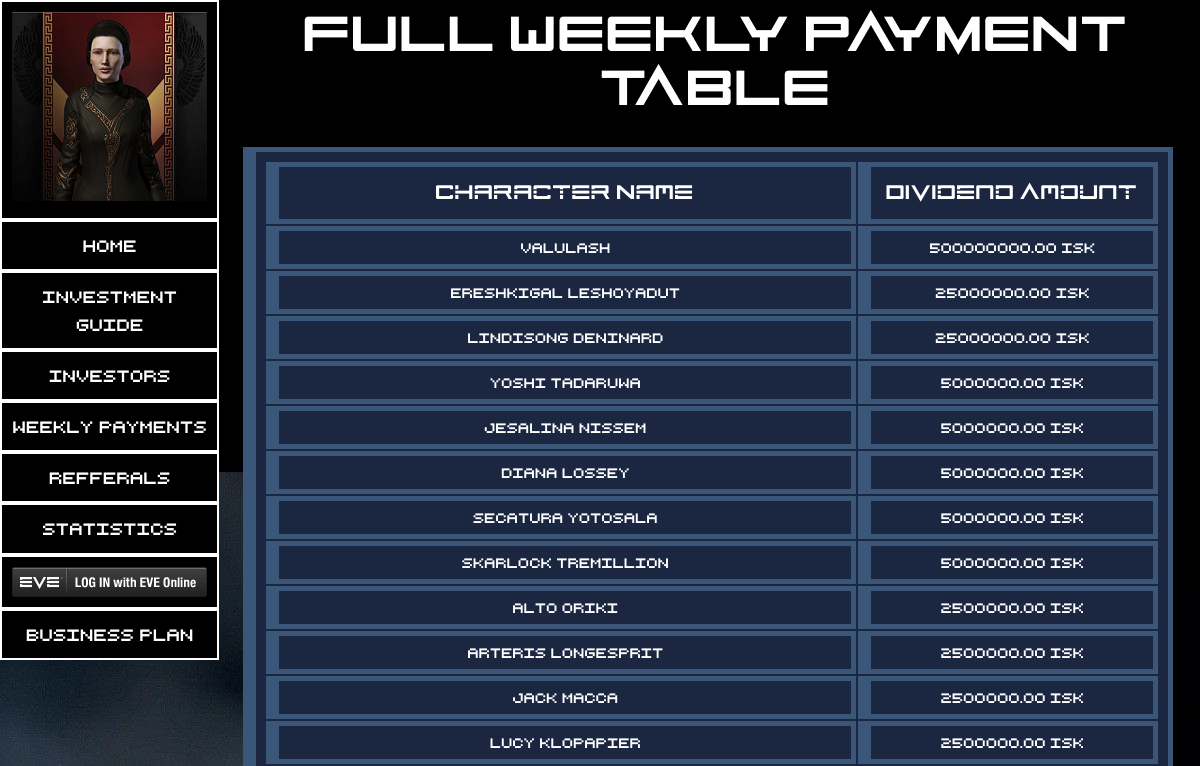
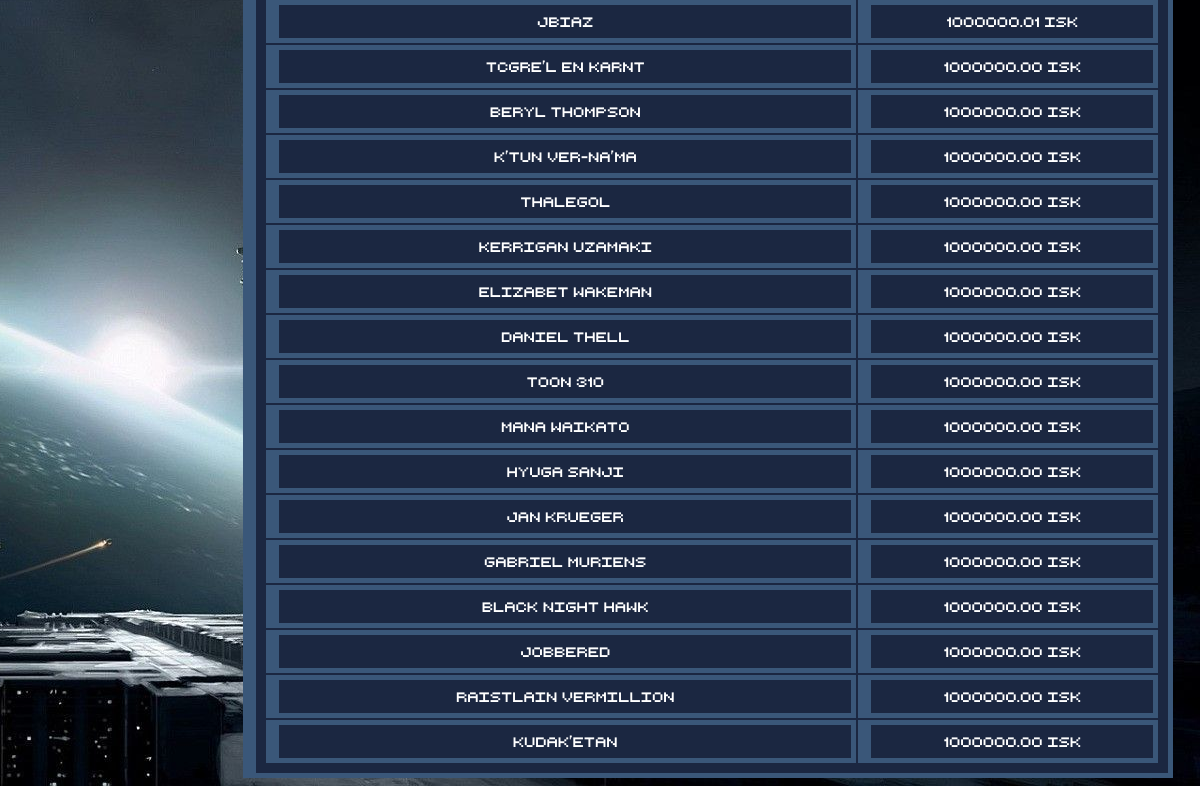
/WalletJournal/WeeklyPayments (signed in), run on an earlier commit of the app's database (2 pictures, top to bottom).
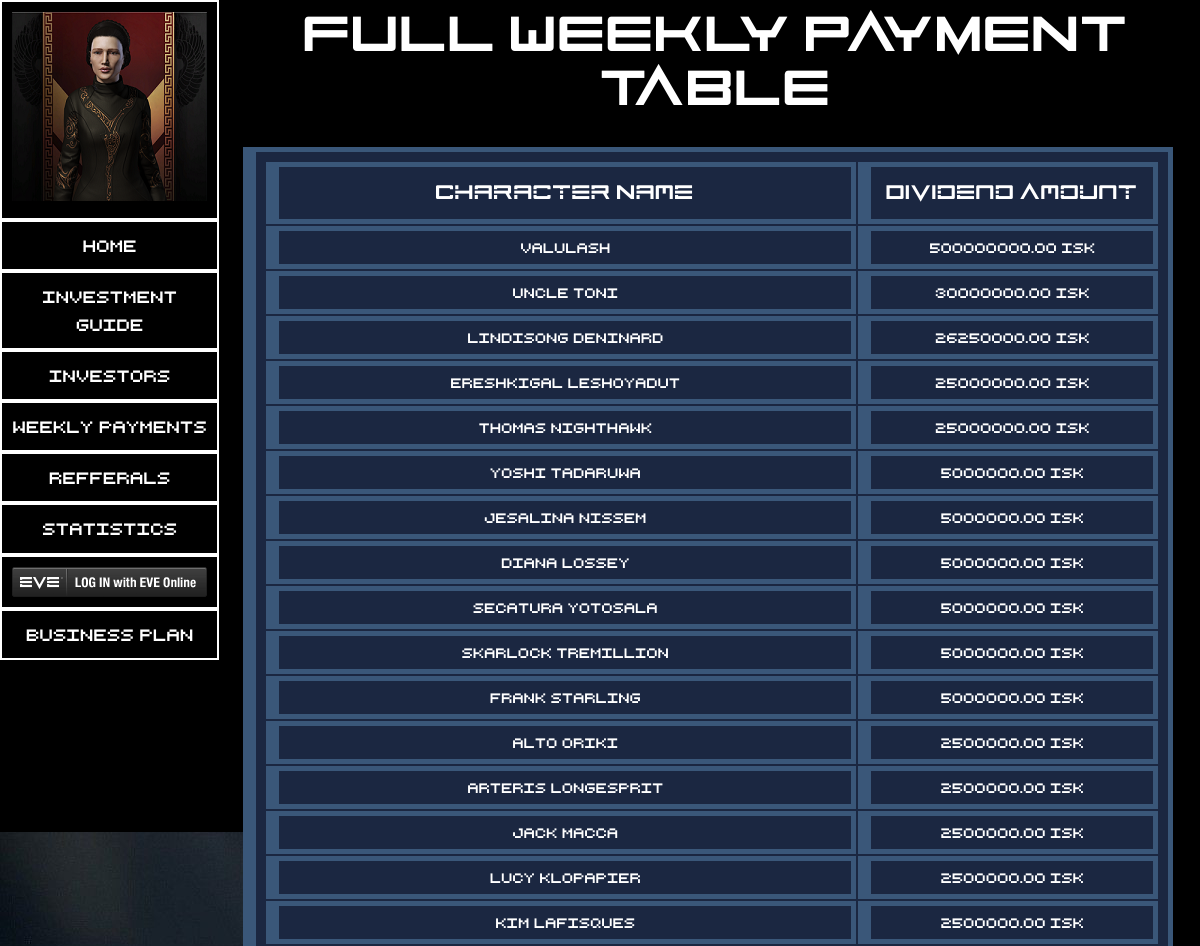
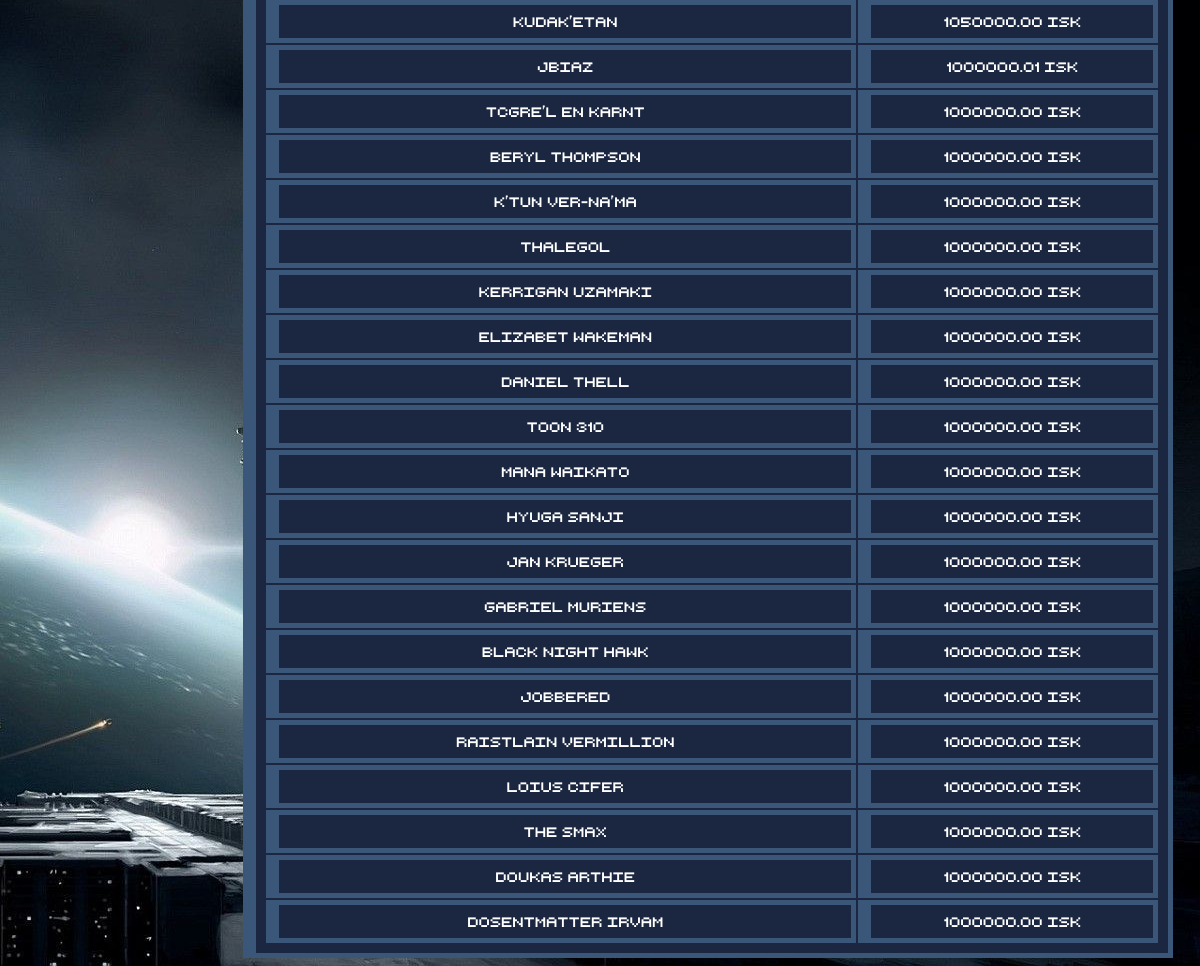
And on a later commit of the database (2 pictures, top to bottom).
### WalletJournal/models.py (models this page shows, shortened)
class WeeklyPayment(models.Model):
    CharacterName = models.CharField("From", max_length=75)
    PaymentAmount = models.FloatField("Payment Amount", max_length=75)

### WalletJournal/views.py (the view)
@login_required
def weekly(request):
    WeekList = WeeklyPayment.objects.order_by('-PaymentAmount')
    context = {'WeekList':WeekList}
    return render(request, 'WalletJournal/WeeklyPayments.html', context)

### WalletJournal/templates/WalletJournal/WeeklyPayments.html (shortened to what this page needs)
{% load static %}
<link rel="stylesheet" type="text/css" href="{% static 'WalletJournal/style.css' %}" />
<head>
</head>
<div class="content">
    <div class="side">
            <ul>
                <li><a href="{% url 'home:About' %}"><div id="portrait"></div></a></li>
                <li><a href="{% url 'home:index' %}">HOME</a></li>
                <li><a href="{% url 'home:InvestmentGuide' %}">INVESTMENT GUIDE</a></li>
                <li><a href="{% url 'WalletJournal:Investors' %}">INVESTORS</a></li>
                <li><a href="{% url 'WalletJournal:Weekly Payments' %}">WEEKLY PAYMENTS</a></li>
                <li><a href="{% url 'WalletJournal:Refferals' %}">REFFERALS</a></li>
                <li><a href="{% url 'WalletJournal:Statistics' %}">STATISTICS</a></li>
                <li><a href="https://login.eveonline.com/oauth/authorize/?response_type=code&redirect_uri=http://www.eveinvestmentfund.xyz/WalletJournal/oauth.html&client_id=d9bc2f9e37f3450e8318fe440fdd2302&scope=&state={{ request.session.session_key }}"><div id="EveLogin"></div></a></li>
                <li><a href="{% url 'home:About' %}">BUSINESS PLAN</a></li>
            </ul>
    </div>
    <h1>FULL WEEKLY PAYMENT TABLE</h1>
    {% if WeekList %}
    <table>
        <tr>
            <th>Character Name</th>
            <th>Dividend Amount</th>
        </tr>
        {% for i in WeekList %}
            <tr>
                <td><div class="WhiteFont">{{ i.CharacterName }}</div></td>
                <td><div class="WhiteFont">{{ i.PaymentAmount|floatformat:2 }} ISK</div></td>
            </tr>
        {% endfor %}
    </table>
    {% else %}
    <div class="box"><div class="ErrorMessage"><br>No registered investments :( !<br><br></div></div>
    {% endif %}
    </div>

What changed in the data, as far as the page shows it:
added WeeklyPayment: CharacterName "Uncle Toni", PaymentAmount "30000000.00"
changed WeeklyPayment "Lindisong Deninard": PaymentAmount "25000000.00" → "26250000.00"; moves up the list
added WeeklyPayment: CharacterName "Thomas Nighthawk", PaymentAmount "25000000.00"
added WeeklyPayment: CharacterName "Frank Starling", PaymentAmount "5000000.00"
added WeeklyPayment: CharacterName "kim Lafisques", PaymentAmount "2500000.00"
changed WeeklyPayment "kudak'etan": PaymentAmount "1000000.00" → "1050000.00"; moves up the list
added WeeklyPayment: CharacterName "Loius Cifer", PaymentAmount "1000000.00"
added WeeklyPayment: CharacterName "The SMAX", PaymentAmount "1000000.00"
added WeeklyPayment: CharacterName "Doukas Arthie", PaymentAmount "1000000.00"
added WeeklyPayment: CharacterName "dosentmatter Irvam", PaymentAmount "1000000.00"
